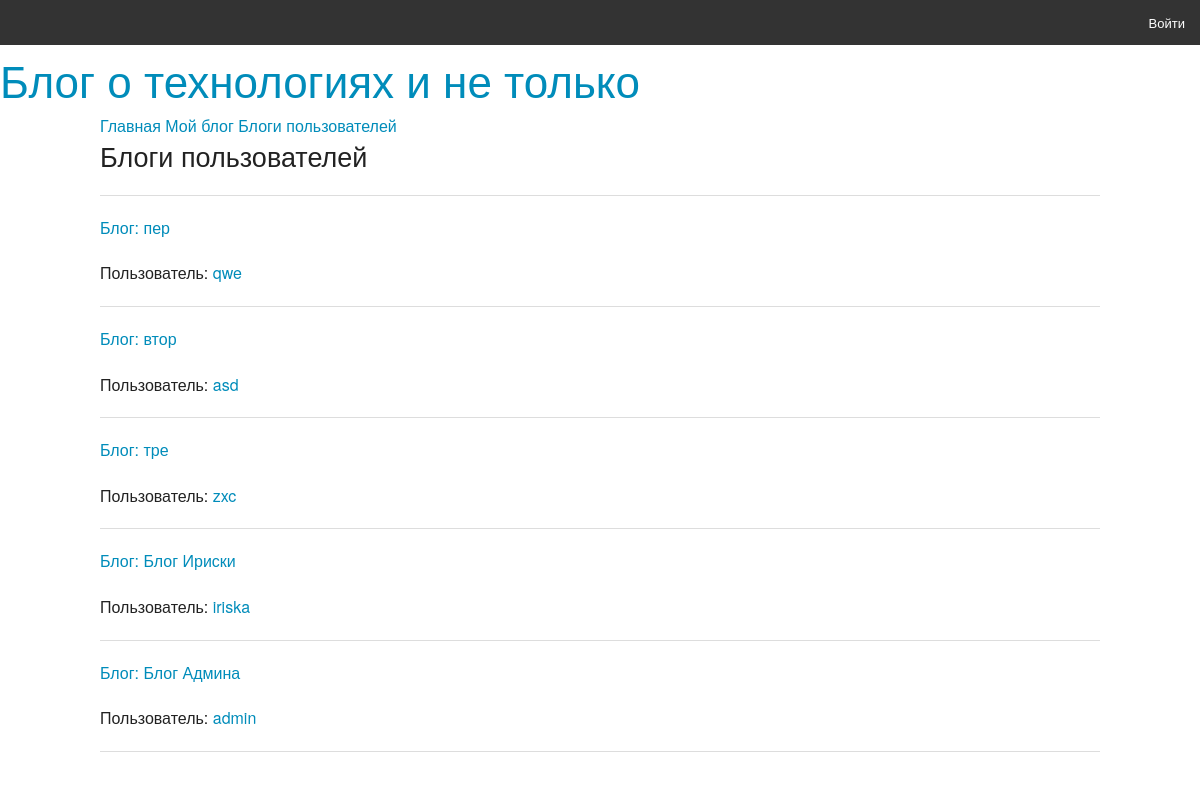
Page /users_blogs/ on the committed database.
### blog/models.py (models this page shows, shortened)
class Blog(m.Model):
    name = m.CharField(
        'Название',
        max_length=50,
    )
    user = m.OneToOneField(
        'auth.User',
        verbose_name='Пользователь',
    )
    class Meta:
        verbose_name = "Блог"
        verbose_name_plural = "Блоги"

### blog/views.py (the view)
# urls.py: url(r'^users_blogs/$', UsersBlogs.as_view(), name="users_blogs"),
class UsersBlogs(TemplateView):
    template_name = 'blog/UsersBlogs.html'
    def get(self, request, *args, **kwargs):
        blogs = Blog.objects.all()
        user = auth.get_user(request)
        if not user.is_authenticated:
            user = None
        return render(request,
                      self.template_name,
                      {
                          'blogs': blogs,
                          'user': user,
                      })

### blog/templates/blog/UsersBlogs.html (shortened to what this page needs)
{% extends 'blog/index.html' %}
{% block content %}
    <h3>Блоги пользователей</h3>
    <hr>
    {% for blog in blogs %}
        <p><a href="/post/get/{{ blog.id }}/">Блог: {{ blog.name }}</a></p>
        <p>Пользователь:<a href="/post/get/{{ blog.user }}/"> {{ blog.user }}</a></p>
    <hr>
    {% endfor %}
{% endblock%}

### rows in the picture
Blog: name "пер", user "qwe"
Blog: name "втор", user "asd"
Blog: name "тре", user "zxc"
Blog: name "Блог Ириски", user "iriska"
Blog: name "Блог Админа", user "admin"
